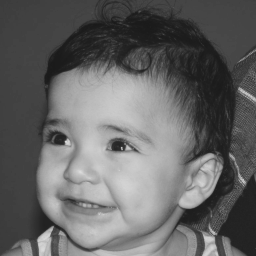
#> input picture negativo_imagem/gabriel.png, 256 x 256 px
$ python main.py
#> lines starting #> are read from the running program, lines starting #| are printed output that depends on the picture
import cv2
import numpy as np

def negativa_regiao(image, x1, y1, x2, y2):

    img = image.copy()

    for i in range(x1, x2):
        for j in range(y1, y2):
            img[i, j] = 255 - image[i,j]

    cv2.imshow('Original image', image)
    cv2.imshow('New image', img)
    cv2.waitKey()


image = cv2.imread('gabriel.png', 0)
#> image is the input picture: shape (256, 256); min 26, max 219, mean 100.9
negativa_regiao(image, 50, 50, 200, 200)
#> after the loop in negativa_regiao, `for i in range(x1, x2):`:
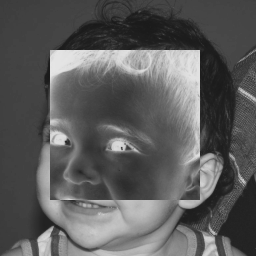
#> img: shape (256, 256); min 26, max 229, mean 91.6
